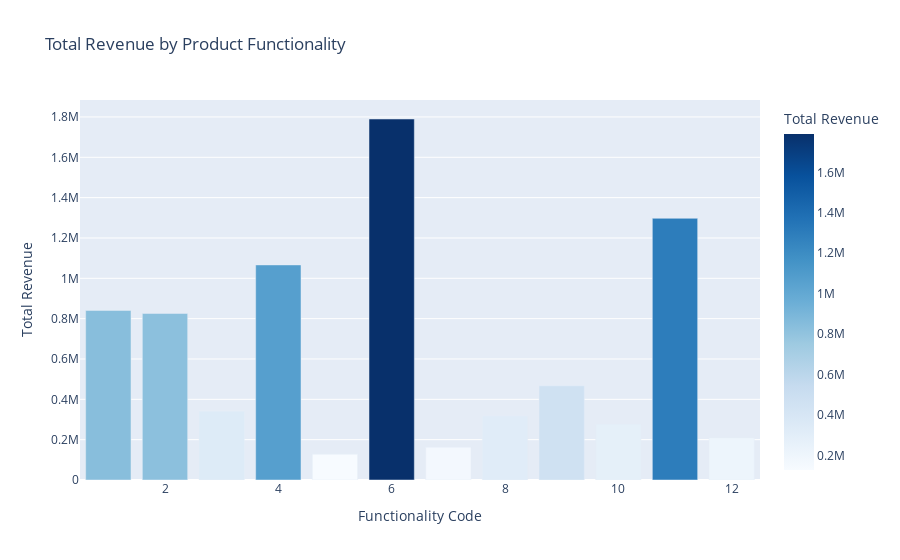

The notebook cell saved with this chart:
### Markdown cell above
"The box plot shows how much money each product makes within each functionality. Here, Functionality 11 stands out because its individual products tend to earn more, even if it doesn’t sell as many."

### Code cell
fig = px.bar(
    functionality_revenue,
    x='functionality_code',
    y='revenue',
    title='Total Revenue by Product Functionality',
    labels={'revenue': 'Total Revenue', 'functionality_code': 'Functionality Code'},
    color='revenue',
    color_continuous_scale='Blues'
)
fig.show()

### Figure 1 — Plotly figure (JSON) as saved in the notebook; plotly's stock layout.template omitted (floating-point values rounded to 4 significant figures)
{"data": [{"hovertemplate": "Functionality Code=%{x}<br>Total Revenue=%{marker.color}<extra></extra>", "legendgroup": "", "marker": {"color": [1790000.0, 1297000.0, 1066000.0, 840800.0, 825700.0, 467400.0, 341000.0, 317500.0, 276400.0, 208100.0, 162200.0, 127700.0], "coloraxis": "coloraxis", "pattern": {"shape": ""}}, "name": "", "orientation": "v", "showlegend": false, "textposition": "auto", "type": "bar", "x": [6, 11, 4, 1, 2, 9, 3, 8, 10, 12, 7, 5], "xaxis": "x", "y": [1790000.0, 1297000.0, 1066000.0, 840800.0, 825700.0, 467400.0, 341000.0, 317500.0, 276400.0, 208100.0, 162200.0, 127700.0], "yaxis": "y"}], "layout": {"barmode": "relative", "coloraxis": {"colorbar": {"title": {"text": "Total Revenue"}}, "colorscale": [[0, "rgb(247,251,255)"], [0.125, "rgb(222,235,247)"], [0.25, "rgb(198,219,239)"], [0.375, "rgb(158,202,225)"], [0.5, "rgb(107,174,214)"], [0.625, "rgb(66,146,198)"], [0.75, "rgb(33,113,181)"], [0.875, "rgb(8,81,156)"], [1, "rgb(8,48,107)"]]}, "legend": {"tracegroupgap": 0}, "title": {"text": "Total Revenue by Product Functionality"}, "xaxis": {"anchor": "y", "domain": [0, 1], "title": {"text": "Functionality Code"}}, "yaxis": {"anchor": "x", "domain": [0, 1], "title": {"text": "Total Revenue"}}}}
